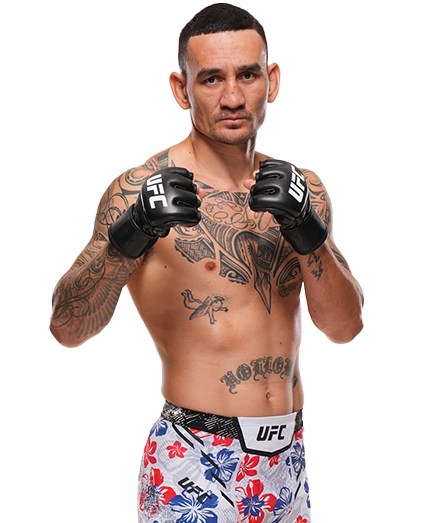
#> input picture data/images/boosters/originaux/combattant-1.png, 440 x 523 px; its folder holds only this picture in this run
$ python prepare_booster_art.py
#> lines starting #> are read from the running program, lines starting #| are printed output that depends on the picture
#!/usr/bin/env python3
"""Prépare les photos des sachets de boosters.

Entrée : data/images/boosters/originaux/
  - combattant-1.png … combattant-5.png (détourés, fond transparent)
  - champion.jpg (photo du combattant phare, gardée entière avec son fond)
Sortie : app/assets/boosters/
  - combattant-N.png : buste (tête + haut du buste) recadré d'après le visage,
    fondu vers le bas pour se superposer proprement dans la disposition en V ;
  - champion.jpg : agrandi et légèrement accentué.

Pour changer une photo : remplacer le fichier dans originaux/ (même nom) puis
relancer ce script. Le code de l'app n'a pas à changer.

    .venv/bin/python prepare_booster_art.py
"""
from __future__ import annotations

import cv2
import numpy as np
from PIL import Image, ImageFilter

from common import ROOT

SRC = ROOT / "data" / "images" / "boosters" / "originaux"
OUT = ROOT / "app" / "assets" / "boosters"

# Buste : du haut du crâne (avec un peu d'air) jusque sous les pectoraux,
# soit 3,3 hauteurs de visage détecté ; rapport largeur/hauteur 0,8.
BUST_H_FACES = 3.3
BUST_ASPECT = 0.8
BUST_OUT_W = 560
FADE = 0.28  # part basse du buste qui s'efface en transparence

_cascades = [cv2.CascadeClassifier(cv2.data.haarcascades + n)
             for n in ("haarcascade_frontalface_default.xml", "haarcascade_frontalface_alt2.xml")]


def face_box(rgba: Image.Image) -> tuple[int, int, int, int] | None:
    """Plus grand visage détecté (x, y, l, h), sinon None."""
    rgb = Image.new("RGB", rgba.size, (128, 128, 128))
    rgb.paste(rgba, mask=rgba.split()[3])
    gray = cv2.cvtColor(np.array(rgb), cv2.COLOR_RGB2GRAY)
    best = None
    for c in _cascades:
        faces = c.detectMultiScale(gray, scaleFactor=1.05, minNeighbors=5, minSize=(30, 30))
        for f in faces:
            if best is None or f[2] * f[3] > best[2] * best[3]:
                best = tuple(int(v) for v in f)
        if best is not None:
            break
    return best


def fallback_face(rgba: Image.Image) -> tuple[int, int, int, int]:
    """Sans visage détecté : tête estimée d'après la silhouette (haut du
    contour, largeur des premières lignes opaques)."""
    a = np.array(rgba.split()[3]) > 40
    rows = np.nonzero(a.any(axis=1))[0]
    top = int(rows[0])
    h = a.shape[0]
    band = a[top:top + max(10, h // 8)]
    cols = np.nonzero(band.any(axis=0))[0]
    w = max(20, int(cols[-1] - cols[0]))
    cx = int((cols[0] + cols[-1]) / 2)
    fh = int(w * 0.95)
    return cx - w // 2, top + fh // 6, w, fh


def bust(path) -> Image.Image:
    im = Image.open(path).convert("RGBA")
    fx, fy, fw, fh = face_box(im) or fallback_face(im)
    cx = fx + fw / 2
    h = fh * BUST_H_FACES
    w = h * BUST_ASPECT
    top = fy - fh * 0.6
    box = (cx - w / 2, top, cx + w / 2, top + h)
    # Recadrage avec marge transparente si la boîte dépasse l'image
    canvas = Image.new("RGBA", (int(round(w)), int(round(h))), (0, 0, 0, 0))
    src = im.crop(tuple(int(round(v)) for v in box))
    canvas.paste(src, (0, 0))
    out_h = int(BUST_OUT_W / BUST_ASPECT)
    canvas = canvas.resize((BUST_OUT_W, out_h), Image.LANCZOS)
    # Légère accentuation après agrandissement
    rgb = canvas.convert("RGB").filter(ImageFilter.UnsharpMask(radius=1.6, percent=55, threshold=2))
    alpha = np.array(canvas.split()[3]).astype(np.float32)
    # Fondu vers le bas
    y = np.linspace(0, 1, out_h)[:, None]
    fade = np.clip((1 - y) / FADE, 0, 1) ** 1.4
    alpha *= fade
    result = rgb.convert("RGBA")
    result.putalpha(Image.fromarray(alpha.astype(np.uint8)))
    return result


def champion(path) -> Image.Image:
    im = Image.open(path).convert("RGB")
    target_w = 760
    im = im.resize((target_w, int(im.height * target_w / im.width)), Image.LANCZOS)
    return im.filter(ImageFilter.UnsharpMask(radius=2, percent=60, threshold=3))


def main() -> None:
    OUT.mkdir(parents=True, exist_ok=True)
    for i in range(1, 6):
        src = SRC / f"combattant-{i}.png"
        if not src.exists():
            print(f"absent : {src.name} (le sachet garde l'ancien visuel)")
            continue
        found = face_box(Image.open(src).convert("RGBA")) is not None
#> in face_box, `rgb = Image.new("RGB", rgba.size, (128, 128, 128))`: rgb: PIL image 440x523 RGB; every value is 128
#> in face_box, rgba is the input picture: PIL image 440x523 RGBA; mean R, G, B, A 57.2, 42.8, 39, 95.7
#> in face_box, `rgb.paste(rgba, mask=rgba.split()[3])`:
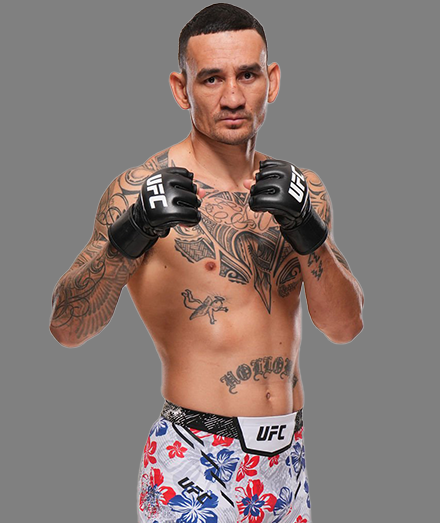
#> rgb: PIL image 440x523 RGB; mean R, G, B 135.4, 121.1, 117.4
#> in face_box, `gray = cv2.cvtColor(np.array(rgb), cv2.COLOR_RGB2GRAY)`:
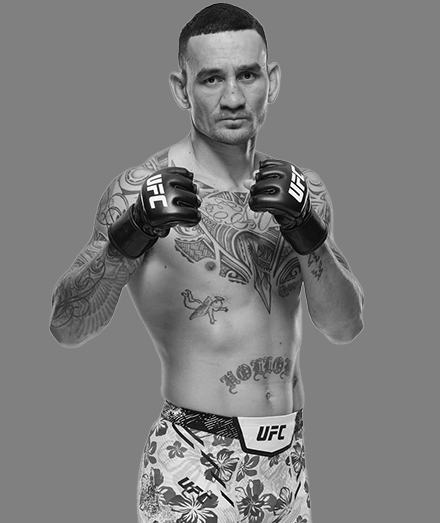
#> gray: shape (523, 440); min 0, max 255, mean 125
#> the loop in face_box, `for c in _cascades:` made 1 pass
#> faces on pass 1: [[177, 35, 110, 110]]
#> after the loop in face_box, `for c in _cascades:`: best = (177, 35, 110, 110)
#> found = True
        bust(src).save(OUT / f"combattant-{i}.png", optimize=True)
#> the loop in face_box (call 2), `for c in _cascades:` made 1 pass
#> in bust, `fx, fy, fw, fh = face_box(im) or fallback_face(im)`: fx = 177; fy = 35; fw = 110
#> in bust, `cx = fx + fw / 2`: cx = 232
#> in bust, `h = fh * BUST_H_FACES`: h = 363
#> in bust, `w = h * BUST_ASPECT`: w = 290.4
#> in bust, `top = fy - fh * 0.6`: top = -31
#> in bust, `box = (cx - w / 2, top, cx + w / 2, top + h)`: box = (86.8, -31, 377.2, 332)
#> in bust, `canvas = Image.new("RGBA", (int(round(w)), int(round(h))), (0, 0, 0, 0))`: canvas: PIL image 290x363 RGBA; every value is 0
#> in bust, `src = im.crop(tuple(int(round(v)) for v in box))`:
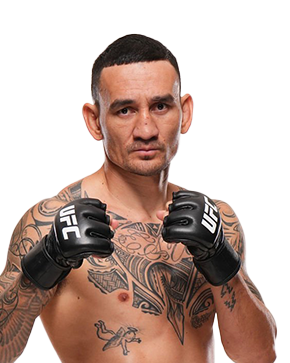
#> src: PIL image 290x363 RGBA; mean R, G, B, A 72.9, 52.4, 44.4, 130.5; transparent parts drawn white
#> in bust, `rgb = canvas.convert("RGB").filter(ImageFilter.UnsharpMask(radius=1.6,..`:
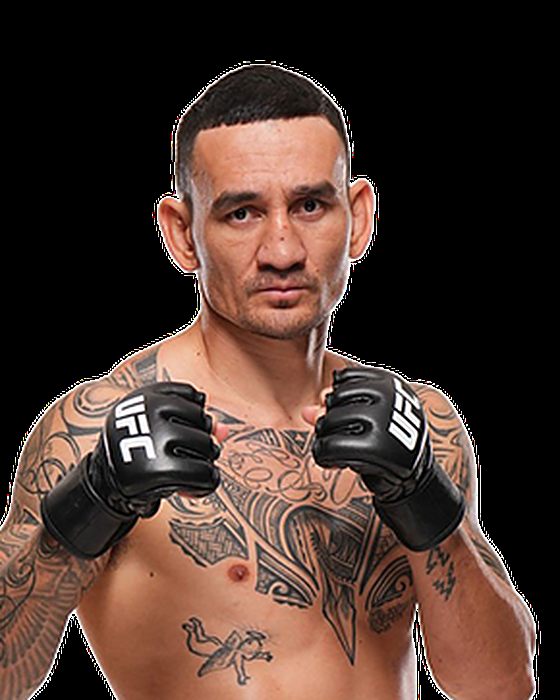
#> rgb: PIL image 560x700 RGB; mean R, G, B 74.4, 53.9, 45.8
#> in bust, `alpha = np.array(canvas.split()[3]).astype(np.float32)`:
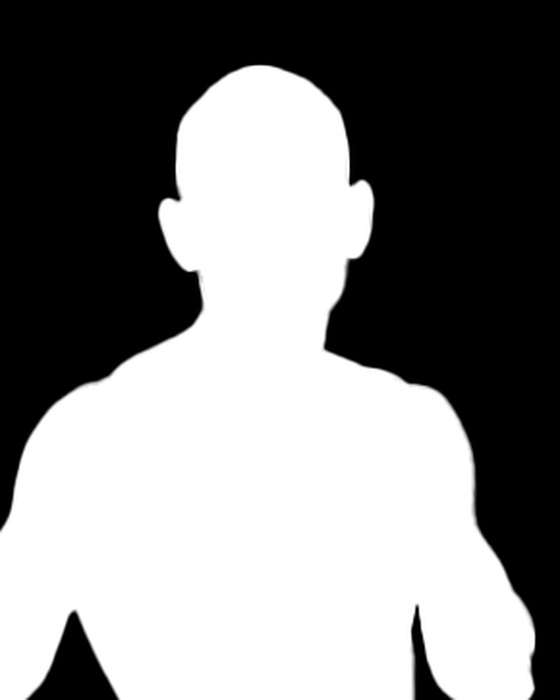
#> alpha: shape (700, 560) float32; min 0, max 255, mean 130.5
#> in bust, `alpha *= fade`:
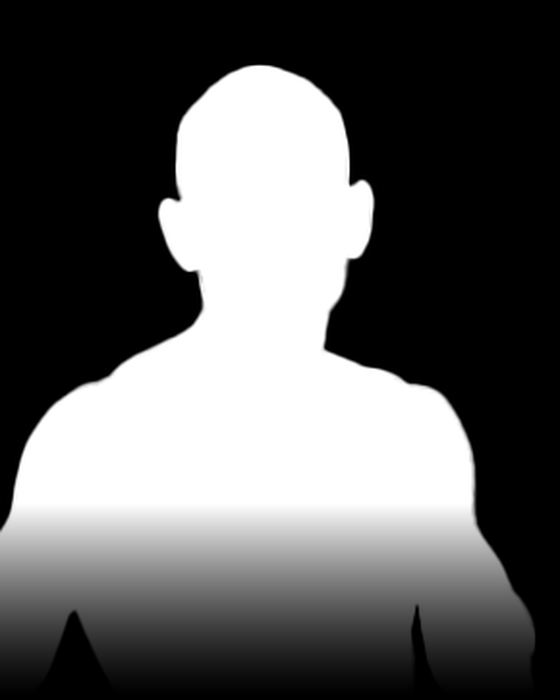
#> alpha: shape (700, 560) float32; min 0, max 255, mean 94.6
#> in bust, `result.putalpha(Image.fromarray(alpha.astype(np.uint8)))`:
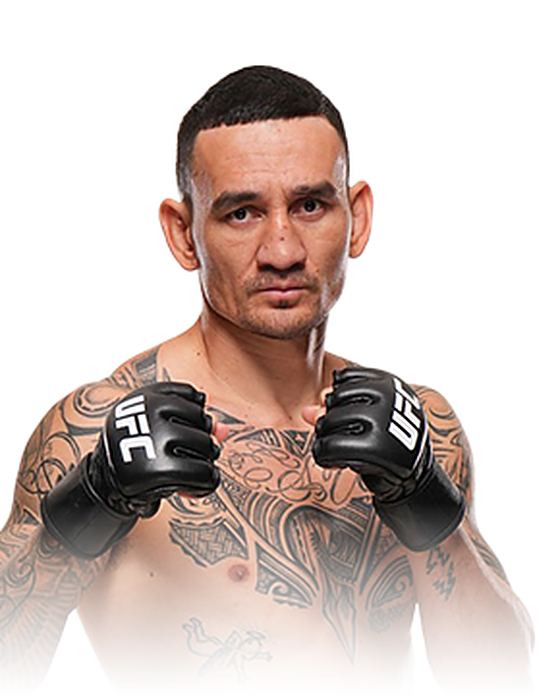
#> result: PIL image 560x700 RGBA; mean R, G, B, A 74.4, 53.9, 45.8, 94.5; transparent parts drawn white
        print(f"combattant-{i}.png : buste {'d’après le visage' if found else 'estimé (visage non détecté)'}")
#| combattant-1.png : buste d’après le visage
    src = SRC / "champion.jpg"
    if src.exists():
        champion(src).save(OUT / "champion.jpg", quality=88, optimize=True)
        print("champion.jpg : prêt")
    for p in sorted(OUT.iterdir()):
        print(f"  {p.name} : {p.stat().st_size // 1024} Ko")


if __name__ == "__main__":
    main()
